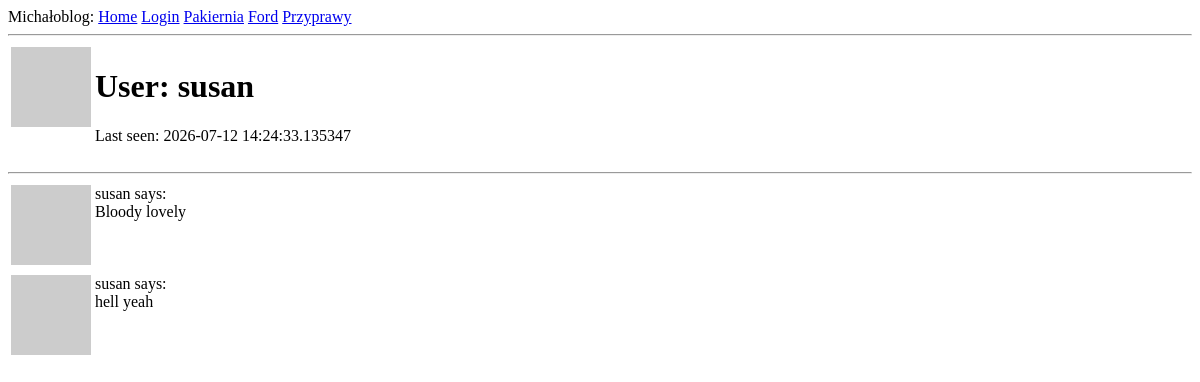
The page /user/susan on the database as committed earlier.
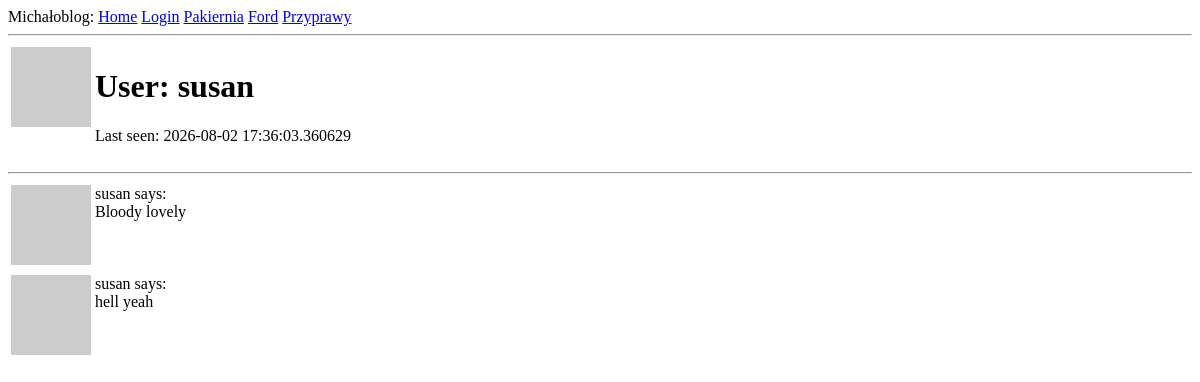
The same page on the database as committed later.
### app/models.py (models this page shows, shortened)
class User(UserMixin, db.Model):
    id: so.Mapped[int] = so.mapped_column(primary_key=True)
    username: so.Mapped[str] = so.mapped_column(sa.String(64), unique=True, index=True)
    email: so.Mapped[str] = so.mapped_column(sa.String(120), unique=True, index=True)
    password_hash: so.Mapped[Optional[str]] = so.mapped_column(sa.String(128))
    posts: so.WriteOnlyMapped['Post'] = so.relationship(back_populates='author')
    about_me: so.Mapped[Optional[str]] = so.mapped_column(sa.String(140))
    last_seen: so.Mapped[Optional[datetime]] = so.mapped_column(
        default=lambda: datetime.now(timezone.utc)
    )
    def avatar(self, size):
        digest = md5(self.email.lower().encode('utf-8')).hexdigest()
        return f'https://www.gravatar.com/avatar/{digest}?d=identicon&s={size}'

### app/routes.py (the view)
@login_required
@app.route('/user/<username>')
def user(username):
    user = db.first_or_404(sa.select(User).where(User.username == username))
    posts = [
        {"author" : user, "body": "Bloody lovely"},
        {"author": user, "body": "hell yeah"}
    ]
    return render_template('user.html', user=user, posts=posts)

### app/routes.py (called while the page is built)
@app.before_request
def before_request():
    if current_user.is_authenticated:
        current_user.last_seen = datetime.now(timezone.utc)
        db.session.commit()

### app/templates/user.html (shortened to what this page needs)
{% extends 'base.html' %}
{% block content %}
<table>
    <tr valign="top">
        <td><img src="{{ user.avatar(170) }}"></td>
        <td><h1>User: {{ user.username }}</h1>
            {% if user.last_seen %}<p>Last seen: {{ user.last_seen }}</p>{% endif %}
        </td>
    </tr>
</table>
<hr>
{% for post in posts %}
{% include '_post.html' %}
{% endfor %}
{% endblock %}

### app/templates/base.html (shortened to what this page needs)
<!DOCTYPE html>
<html lang="en">
<head>
</head>
<body>
    <div>Michałoblog:
        <a href="{{ url_for('index') }}">Home</a>
        {% if current_user.is_anonymous %}
        <a href="{{ url_for('login') }}">Login</a>
        {% else %}
        <a href="{{ url_for('user', username=current_user.username) }}">Profile</a>
        <a href="{{ url_for('logout') }}">Logout</a>
        {% endif %}
        <a href="{{ url_for('pakiernia') }}">Pakiernia</a>
        <a href="{{ url_for('ford') }}">Ford</a>
        <a href="{{ url_for('przyprawy') }}">Przyprawy</a>
    </div>
    <hr>
{% block content %}{% endblock %}
</body>
</html>

### app/templates/_post.html
<table>
    <tr valign="top">
        <td><img src="{{ user.avatar(32) }}"></td>
        <td>{{ post.author.username }} says: <br> {{ post.body}}</td>
    </tr>
</table>

Rows that differ between the two databases and show on the page:
changed User "susan": last_seen "2026-07-12 14:24:33.135347" → "2026-08-02 17:36:03.360629"
